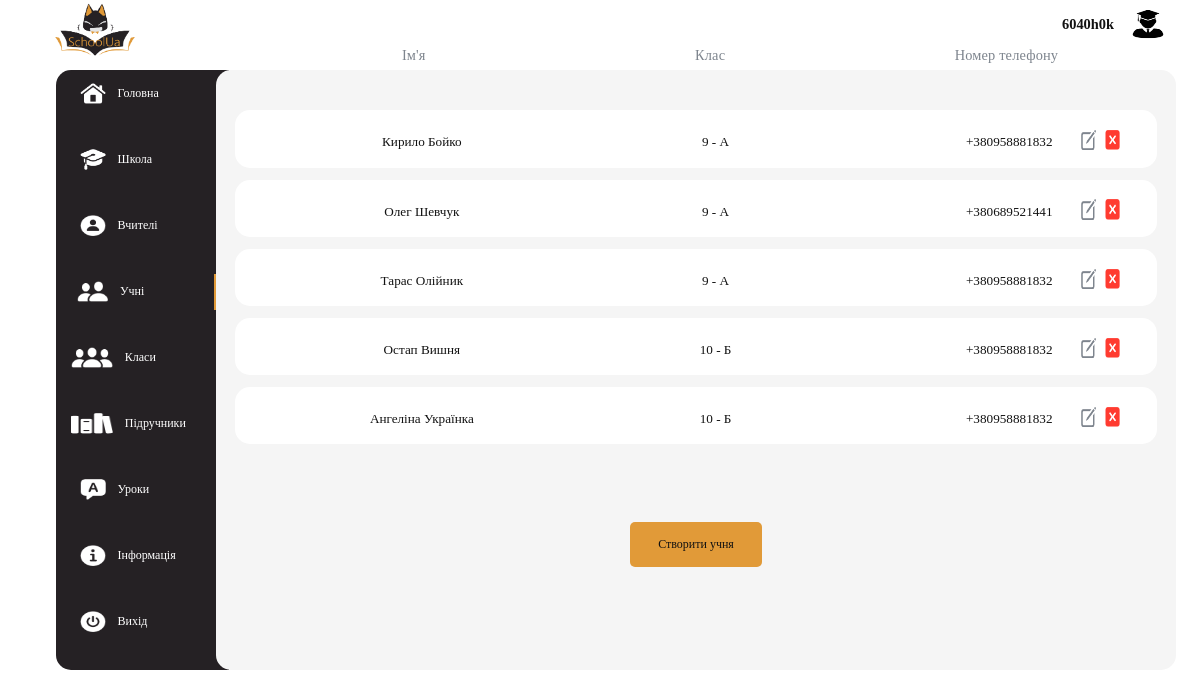
Screenshot of /school/19/students/ (signed in) with the database file from the repository.
### MainApp/models.py (models this page shows)
class Student(models.Model):
    name = models.CharField(max_length=255)
    surname = models.CharField(max_length=255)
    second_name = models.CharField(max_length=255)
    age = models.IntegerField()
    birthday = models.DateField()
    login = models.CharField(max_length=255)
    password = models.CharField(max_length=255)
    email = models.CharField(max_length=255)
    number_phone = models.CharField(max_length=255)
    name_parrent1 = models.CharField(max_length=255)
    name_parrent2 = models.CharField(max_length=255)
    number_phone_parrent1 = models.CharField(max_length=255)
    number_phone_parrent2 = models.CharField(max_length=255)
    adress = models.CharField(max_length=255)
    marks = models.JSONField()
    work_parrent1 = models.CharField(max_length=255)
    work_parrent2 = models.CharField(max_length=255)
    time_create = models.DateTimeField(auto_now_add = True)
    time_update = models.DateTimeField(auto_now= True)

### MainApp/views.py (the view, shortened to what this page needs)
# urls.py: path('school/<int:id_school>/students/', Students.as_view(), name = 'students'),
class Students(TemplateView):
    template_name = "MainApp/students.html"
    range_cycle = 0
    error_text = None
    def dispatch(self, request, id_school):
        id_student_for_parents_form = False
        tmp = buttons_menu(request, id_school)
        if tmp != None:
            return redirect(tmp)
        make = False
        info_for_edit = None
        self.range_cycle = []
        school = School.objects.get(pk = id_school)
        teacher_range = school.teachers['teachers']
        range_clases = school.clases['clases']
        if request.user.has_perm('MainApp.show_school'):
            for i in range_clases:
                for j in i['students']:
                    self.range_cycle.append({'student':Student.objects.get(pk = j), 'class': i})
        return render(request, self.template_name,
                    context= {'school': school,
                            'range': self.range_cycle, 'teacher_range':teacher_range,
                            'error': self.error_text, 'make':make,'select_menu': 3,
                            'clases':range_clases,
                            'id_student_for_parents_form':id_student_for_parents_form,
                            'account':check_account(request,id_school),
                            'info_for_edit':info_for_edit})

### MainApp/templates/MainApp/students.html (shortened to what this page needs)
{% extends 'MainApp/base.html' %}
{% load static %}
{% block content %}
<main class='base_main'>
    <ul class="ul_named">
        <li class="li_named">
            <h3 class="h3_named">
                Ім'я
            </h3>
        </li>
        <li class="li_named">
            <h3 class="h3_named">
                Клас
            </h3>
        </li>
        <li class="li_named">
            <h3 class="h3_named">
                Номер телефону
            </h3>
        </li>
    </ul>
    <div class="div_schools">
        <ul class='ul_schools'>
            {% for i in range %}
            <li class="li_schools">
                <form action="" class="form_school" method="POST">
                        <div  class='button_schools'>
                            <ul class='ul_school'>
                                <li class="li_school">
                                    {{i.student.name}} {{i.student.surname}}
                                </li>
                                <li class="li_school">
                                    {{i.class.rank}} - {{i.class.name}}
                                </li>
                                <li class="li_school">
                                    +38{{i.student.number_phone}}
                                </li>
                            </ul>
                        </div>
                        <button name="button_edit" value="{{i.student.id}}" class="button_edit_school">
                            <img src="{% static 'image/edit.png' %}" alt="">
                        </button>
                        <button name="button_del" value="{{i.student.id}}"class="button_del_school">
                            <img src="{% static 'image/del.png' %}" alt="">
                        </button>
                        <button name='id'  value="{{i.student.id}}" class="disable_error">Переглянути</button>
                </form>
            </li>
            {% endfor %}
        </ul>
    </div>
    <p class="p_make_school">
        <form action="" method="POST">
            {% if perms.MainApp.show_school %}
            <button  class="button_make_school" name='make' value="1">Створити учня</button>
            {% endif %}
        </form>
    </p>
</main>
{% endblock %}

### MainApp/templates/MainApp/base.html (shortened to what this page needs)
{% load static %}
<!DOCTYPE html>
<html lang="en">
<head>
    <link rel="stylesheet" href="{% static 'base.css' %}" type="text/css">
    <link rel="stylesheet" href="{% static 'schools.css' %}" type="text/css">
    <link rel="stylesheet" href="{% static 'home.css' %}" type="text/css">
    <link rel="stylesheet" href="{% static 'auth.css' %}" type="text/css">
    <link rel="stylesheet" href="{% static 'school.css' %}" type="text/css">
    <link rel="stylesheet" href="{% static 'class.css' %}" type="text/css">
    <link rel="stylesheet" href="{% static 'schadult.css' %}" type="text/css">
    <link rel="stylesheet" href="{% static 'about_us.css' %}" type="text/css">
    <link rel="stylesheet" href="{% static 'about_site.css' %}" type="text/css">
    <link rel="stylesheet" href="{% static 'contacts.css' %}" type="text/css">
    <link rel="stylesheet" href="{% static 'student.css' %}" type="text/css">
    <link rel="stylesheet" href="{% static 'teacher.css' %}" type="text/css">
    <link rel="stylesheet" href="{% static 'school_contacts.css' %}" type="text/css">
    <link rel="stylesheet" href="{% static 'school_info.css' %}" type="text/css">
    <link rel="stylesheet" href="{% static 'marks.css' %}" type="text/css">
    </head>
    <body>
        {% block main-menu %}
        {% if request.user.is_authenticated %}
        <form action="" method="POST" class="account_form">
            <button class="account_button" name="account" value="{{account.value}}">{{account.name}}</button>
            <button class="account_button" name="account" value="{{account.value}}"><img class = 'account_img' src="{% static 'image/acc.png' %}" alt=""></button>
        </form>
        {% endif %}
        <img src="{% static 'image/logo.png' %}" class="logo" alt="">
        <nav class="menu">
          <ul class="menu_ul">
                {% if select_menu == 0 %}
                    <div class="menu_div_selected">
                {% else %}
                    <div class="menu_div">
                {% endif %}
                    <form action="" method="GET" class="menu_form">
                        <button class="menu_a" name='button_id_menu' value="1">
                            <li class="menu_li">
                                <span   class="menu_span">
                                    <img class="menu_icon" src="{% static 'image/home.png' %}" alt="">
                                    <p class="menu_text">Головна</p>
                                </span>
                            </li>
                        </button>
                    </form>
                    </div>
                {% if request.user.is_authenticated %}
                {% if select_menu == 1 %}
                    <div class="menu_div_selected">
                {% else %}
                    <div class="menu_div">
                {% endif %}
                    <form action="" method="GET" class="menu_form">
                        <button class="menu_a" name='button_id_menu' value="2">
                            <li class="menu_li">
                                <span   class="menu_span">
                                    <img class="menu_icon" src="{% static 'image/school.png' %}" alt="">
                                    {% if type_menu == 1 %}
                                    <p class="menu_text">Школи</p>
                                    {% else %}
                                    <p class="menu_text">Школа</p>
                                    {% endif %}
                                </span>
                            </li>
                        </button>
                    </form>
                    </div>
                {% endif %}
                {% if perms.MainApp.show_school %}
                    {% if select_menu == 2 %}
                        <div class="menu_div_selected">
                    {% else %}
                        <div class="menu_div">
                    {% endif %}
                        <form action="" method="GET" class="menu_form">
                            {% if type_menu == 1 %}
                            {% else %}
                            <button class="menu_a" name='button_id_menu' value="3">
                                <li class="menu_li">
                                    <span   class="menu_span">
                                            <img class="menu_icon" src="{% static 'image/teachers.png' %}" alt="">
                                            <p class="menu_text">Вчителі</p>
                                    </span>
                                </li>
                            </button>
                            {% endif %}
                        </form>
                        </div>
                {% endif %}
                {% if perms.MainApp.teacher or perms.MainApp.show_school %}
                    {% if select_menu == 3 %}
                        <div class="menu_div_selected">
                    {% else %}
                        <div class="menu_div">
                    {% endif %}
                    <form action="" method="GET" class="menu_form">
                        {% if type_menu == 1 %}
                        {% else %}
                        <button class="menu_a" name='button_id_menu' value="4">
                            <li class="menu_li">
                                <span   class="menu_span">
                                        <img class="menu_icon_pupils" src="{% static 'image/pupils.png' %}" alt="">
                                        <p class="menu_text">Учні</p>
                                </span>
                            </li>
                        </button>
                        {% endif %}
                    </form>
                    </div>
                {% endif %}
                {% if request.user.is_authenticated %}
                    {% if select_menu == 4 %}
                        <div class="menu_div_selected">
                    {% else %}
                        <div class="menu_div">
                    {% endif %}
                    <form action="" method="GET" class="menu_form">
                        {% if type_menu == 1 %}
                        {% else %}
                        <button class="menu_a" name='button_id_menu' value="5">
                            <li class="menu_li">
                                <span   class="menu_span">
                                        <img class="menu_icon_classes" src="{% static 'image/classes.png' %}" alt="">
                                        {% if perms.MainApp.view_student and not request.user.is_superuser %}
                                        <p class="menu_text">Клас</p>
                                        {% else %}
                                        <p class="menu_text">Класи</p>
                                        {% endif %}
                                </span>
                            </li>
                        </button>
                        {% endif %}
                    </form>
                    </div>
                {% endif %}
                {% if request.user.is_authenticated %}
                    {% if select_menu == 9 %}
                        <div class="menu_div_selected">
                    {% else %}
                        <div class="menu_div">
                    {% endif %}
                    <form action="" method="GET" class="menu_form">
                        {% if type_menu == 1 %}
                        {% else %}
                        <button class="menu_a" name='button_id_menu' value="9">
                            <li class="menu_li">
                                <span   class="menu_span">
                                        <img class="menu_icon_classes" src="{% static 'image/books.png' %}" alt="">
                                        <p class="menu_text">Підручники</p>
                                </span>
                            </li>
                        </button>
                        {% endif %}
                    </form>
                    </div>
                {% endif %}
                {% if perms.MainApp.teacher or perms.MainApp.show_school %}
                    {% if select_menu == 5 %}
                        <div class="menu_div_selected">
                    {% else %}
                        <div class="menu_div">
                    {% endif %}
                    <form action="" method="GET" class="menu_form">
                        {% if type_menu == 1 %}
                        {% else %}
                        <button class="menu_a" name='button_id_menu' value="6">
                            <li class="menu_li">
                                <span   class="menu_span">
                                        <img class="menu_icon" src="{% static 'image/lessons.png' %}" alt="">
                                        <p class="menu_text">Уроки</p>
                                </span>
                            </li>
                        </button>
                        {% endif %}
                    </form>
                        </div>
                {% endif %}
                {% if select_menu == 6 %}
                    <div class="menu_div_selected">
                {% else %}
                    <div class="menu_div">
                {% endif %}
                <form action="" method="GET" class="menu_form">
                    {% if type_menu == 1 and request.user.is_authenticated %}
                    {% else %}
                    <button class="menu_a" name='button_id_menu' value="7">
                        <li class="menu_li">
                            <span   class="menu_span">
                                    <img class="menu_icon" src="{% static 'image/info.png' %}" alt="">
                                    <p class="menu_text">Інформація</p>
                            </span>
                        </li>
                    </button>
                    {% endif %}
                </form>
                    </div>
                {% if select_menu == 7 %}
                    <div class="menu_div_selected">
                {% else %}
                    <div class="menu_div">
                {% endif %}
                <form action="" method="GET" class="menu_form">
                    <button class="menu_a" name='button_id_menu' value="8">
                        <li class="menu_li">
                            <span   class="menu_span">
                                    {% if request.user.is_authenticated %}
                                    <img class="menu_icon" src="{% static 'image/exit.png' %}" alt="">
                                    <p class="menu_text">Вихід</p>
                                    {% else %}
                                    <ion-icon class="menu_icon" name="enter-outline"></ion-icon>
                                        <p class="menu_text">Вхід</p>
                                    {% endif %}
                            </span>
                        </li>
                    </button>
                </form>
                    </div>
          </ul>
        </nav>
        {% endblock main-menu %}
        {% block content %}
        {% endblock %}
    </body>
</html>

### rows the page displays
Student: student.name "Кирило", student.surname "Бойко", class.rank "9", class.name "А", student.number_phone "0958881832", {{ i.student.id }} 86 (drawn)
Student: student.name "Олег", student.surname "Шевчук", class.rank "9", class.name "А", student.number_phone "0689521441", {{ i.student.id }} 87 (drawn)
Student: student.name "Тарас", student.surname "Олійник", class.rank "9", class.name "А", student.number_phone "0958881832", {{ i.student.id }} 88 (drawn)
Student: student.name "Остап", student.surname "Вишня", class.rank "10", class.name "Б", student.number_phone "0958881832", {{ i.student.id }} 89 (drawn)
Student: student.name "Ангеліна", student.surname "Українка", class.rank "10", class.name "Б", student.number_phone "0958881832", {{ i.student.id }} 90 (drawn)

### other values shown
{{ account.name }} "6040h0k"
